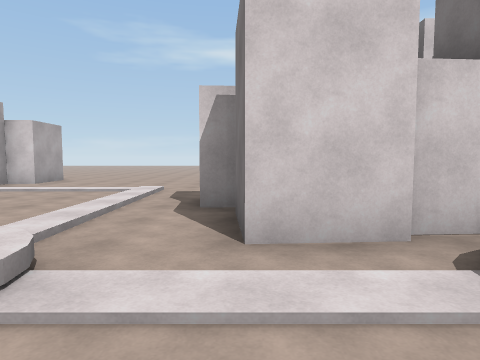
view 1 (above)

24 first-person views from a walk through a 3-D level made in the Unity game engine. The camera is 1.4 m above the floor, tilts 4° down and sees 75° across. The floor is counted in squares, 2 m on a side. Each view is taken from the middle of a square. On the plan, view 1 faces up. The plan holds only what a view shows up to about 10 squares ahead; the rest is blank. The place goes on beyond the plan. The player character is not drawn.

view 2
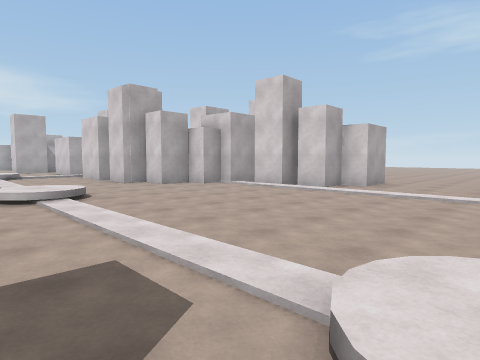

view 3
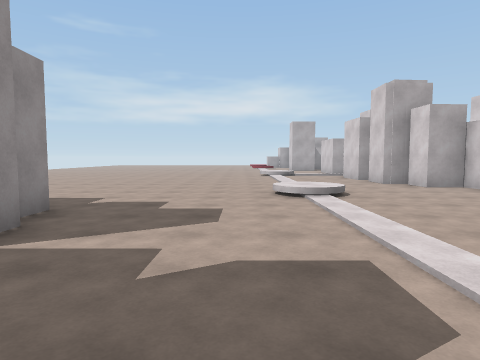

view 4
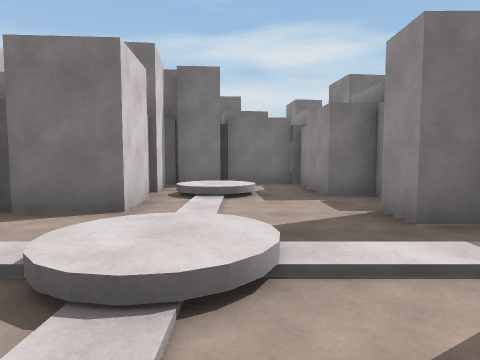

view 5
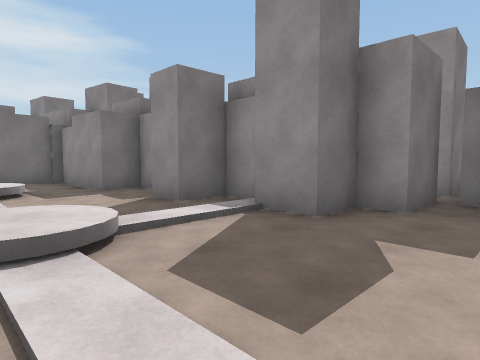

view 6
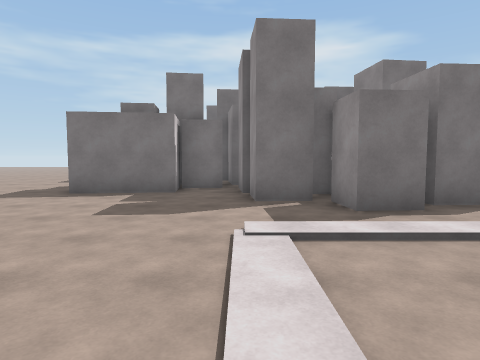

view 7
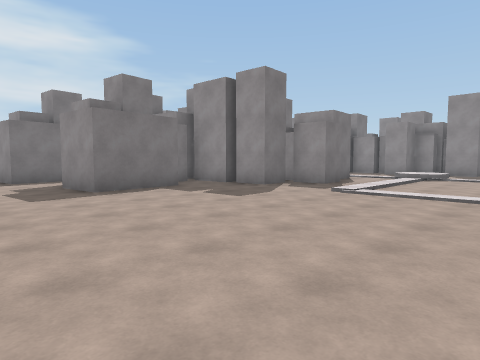

view 8
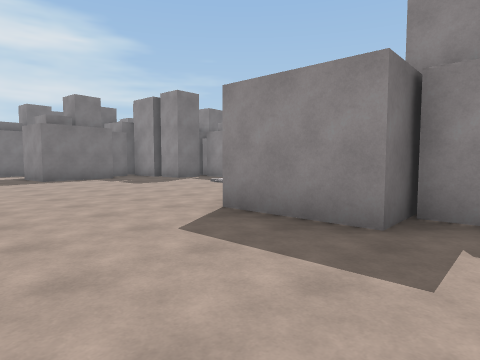

view 9
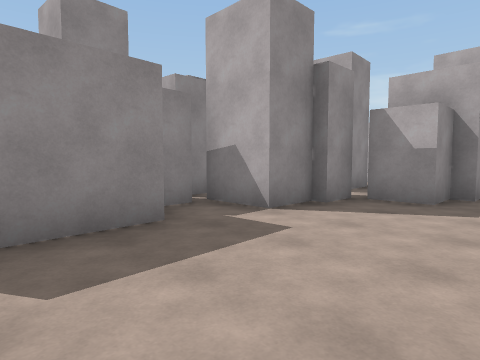

view 10
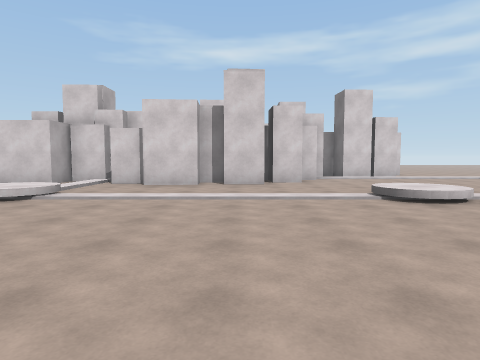

view 11
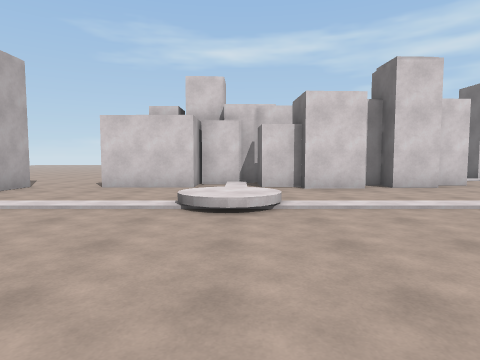

view 12
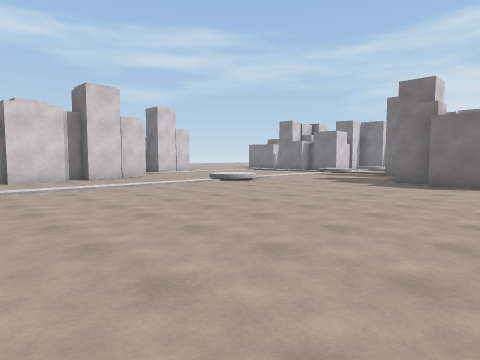

view 13
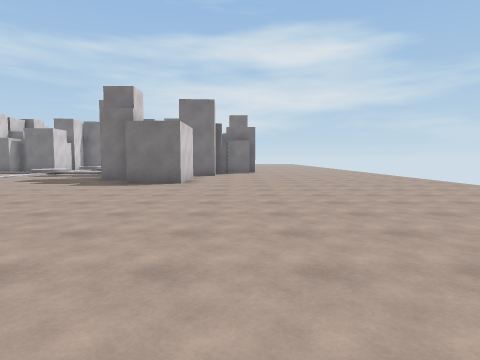

view 14
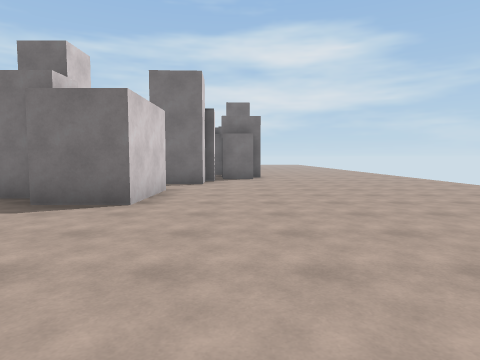

view 15
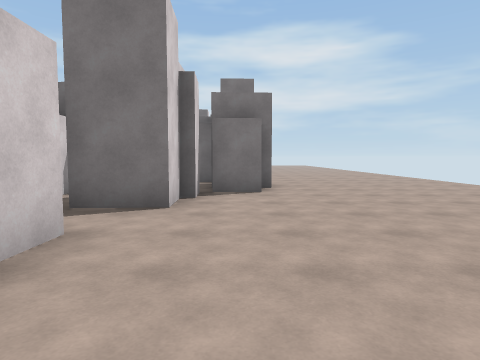

view 16
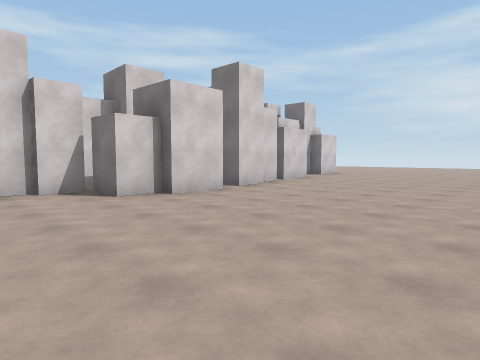

view 17
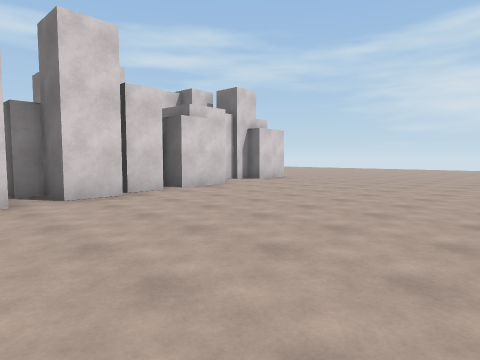

view 18
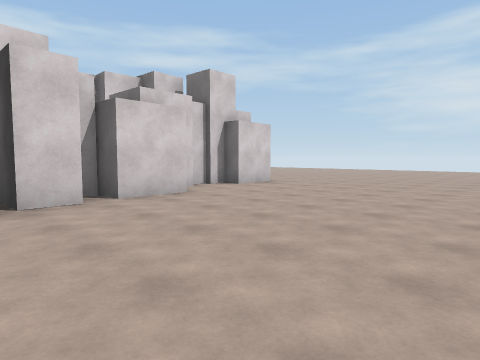

view 19
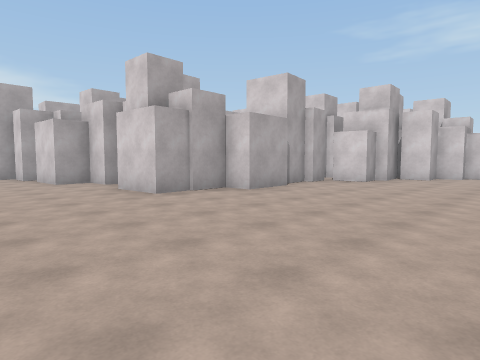

view 20
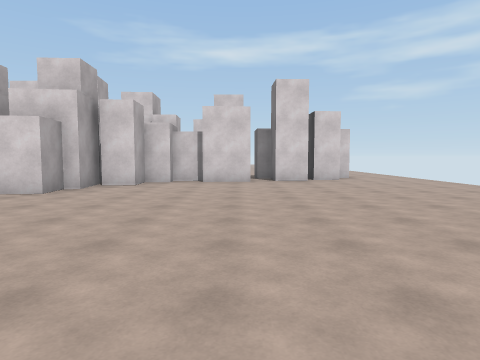

view 21
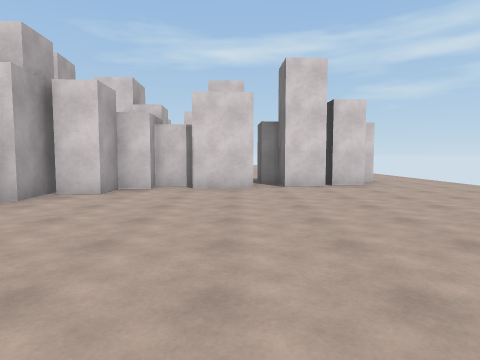

view 22
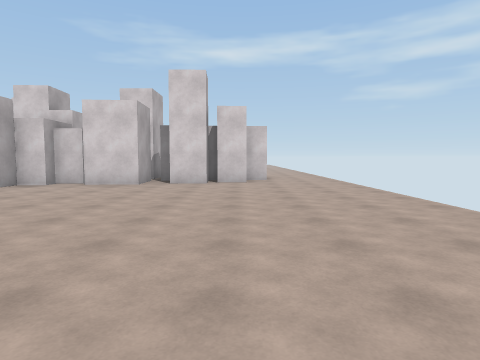

view 23
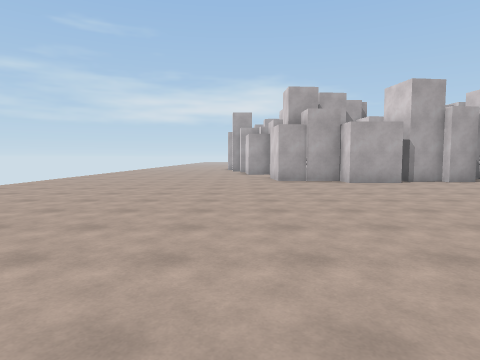

view 24
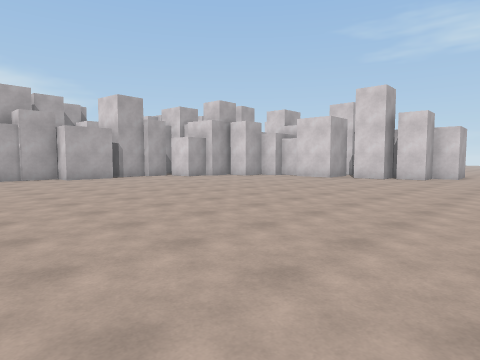

### Floor plan
Key: @ floor where view 1 was taken; # wall or solid block; . main floor; : floor 0.5 m higher than the main floor; / step, stairs or slope; B white block; O other object.
Columns run from 18 left of view 1 to 21 right of it. Each row starts with its distance up from view 1.
 13         ..........   ...
 12      #..................
 11      #B.................#OO
 10      # B#..##.......##B.#
  9         #BB #.......###
  8         ###B.........B#
  7 B       #......./...####
  6 BBB# B ##......./..##          B  B   ..
  5 ##/B#B#B......../.BBB         BB #B##...
  4 ../............./.#B           B####B...
  3 ../............./.##B###     ###........
  2 ./:......//.....//..//###    #B.........
  1 .//......//...../...//.##    #..........
  0 ................/.@....#    BB..........
 -1 ................/.B.# BBB  BB...........
 -2  ..............### B#  O   #............
 -3   ..........B###B          ##...........
 -4   .........# BB BB         ##...........
 -5   .........##.##BB     ##B##............
 -6   .............#BB BBBB#................
 -7   ...............B#.#B..................
 -8    ..................................
 -9     ................................
-10      ..............................
-11        ..........................
-12         ........................
-13          ..............    ....

Positions as (right, up) in squares from view 1, and headings:
1: (0, 0), facing up
2: (-2, 0), facing up-left
3: (-2, 0), facing left
4: (-4, 1), facing right
5: (-5, 2), facing down-right
6: (-5, 7), facing right
7: (-5, 13), facing down-right
8: (-9, 13), facing down-right
9: (-6, 13), facing down-left
10: (-12, -4), facing up
11: (-16, -3), facing up
12: (-16, -6), facing up-right
13: (-16, -7), facing right
14: (-12, -7), facing right
15: (-8, -7), facing right
16: (-4, -13), facing up-right
17: (0, -13), facing up-right
18: (2, -12), facing up-right
19: (15, -9), facing up-left
20: (15, -6), facing up
21: (15, -4), facing up
22: (18, -5), facing up
23: (19, -7), facing left
24: (21, -7), facing up-left
